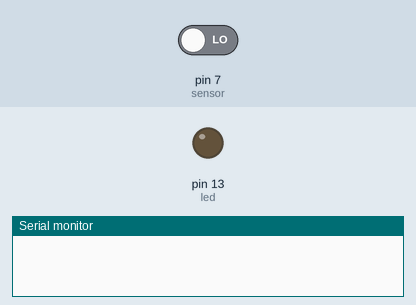
Simulated run of this sketch. Board: Arduino Uno, built with avr-gcc and run on an emulated ATmega328P. On the bench: output pins drawn as LEDs (lit = HIGH), the last lines printed to the serial monitor. The test bench sets the inputs (shaded band); at power-on: pin 7 (sensor) LOW.

Above: at 1.2 s.
1.3 s: pin 7 (sensor) driven HIGH
At 2.6 s:
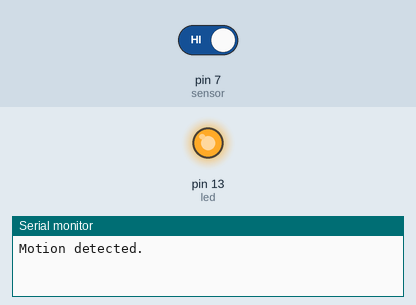
2.9 s: pin 7 (sensor) driven LOW
At 4.0 s:
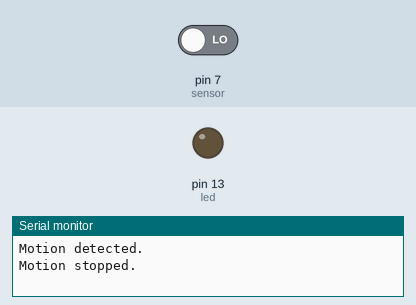
Timing chart, 0 to 5.9 s (numbered marks = the images above; inputs shaded):
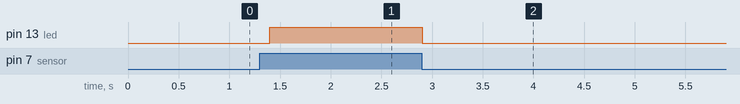

Measured:
- after the input at 1.3 s, pin 13 (led): LOW → HIGH after 0.10 s
- after the input at 2.9 s, pin 13 (led): HIGH → LOW at once

The sketch:

PIR_motion_sensor.ino
```cpp
int led=13;
int sensor=7;
int state=LOW;
int value=0;
void setup() {
  pinMode(led, OUTPUT);
  pinMode(sensor, INPUT);
  Serial.begin(9600);
}

void loop() {
  value=digitalRead(sensor);
  if(value == HIGH){
    digitalWrite(led, HIGH);
    delay(100);
    if(state == LOW){
      Serial.println("Motion detected.");
      state = HIGH;
      }
    }
   else {
    digitalWrite(led, LOW);
    delay(200);
    if(state == HIGH){
      Serial.println("Motion stopped.");
      state = LOW;
      }
    }
}
```
